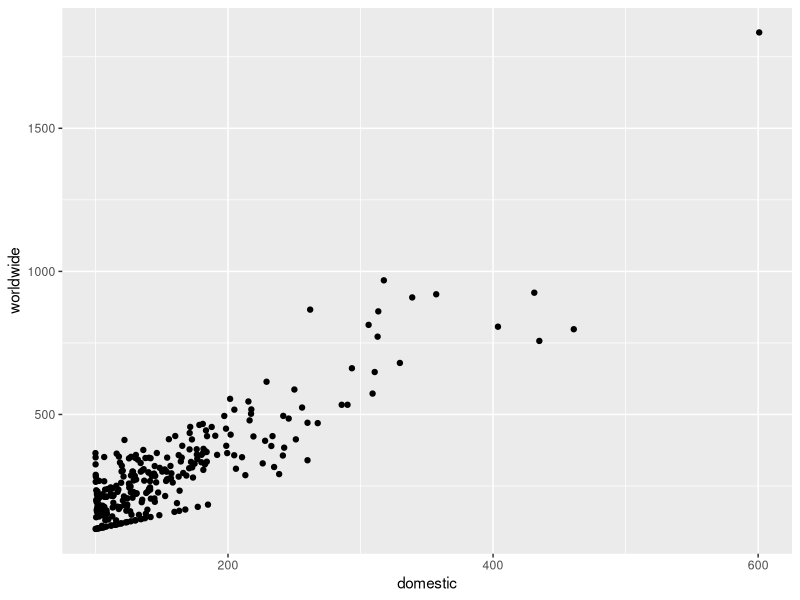
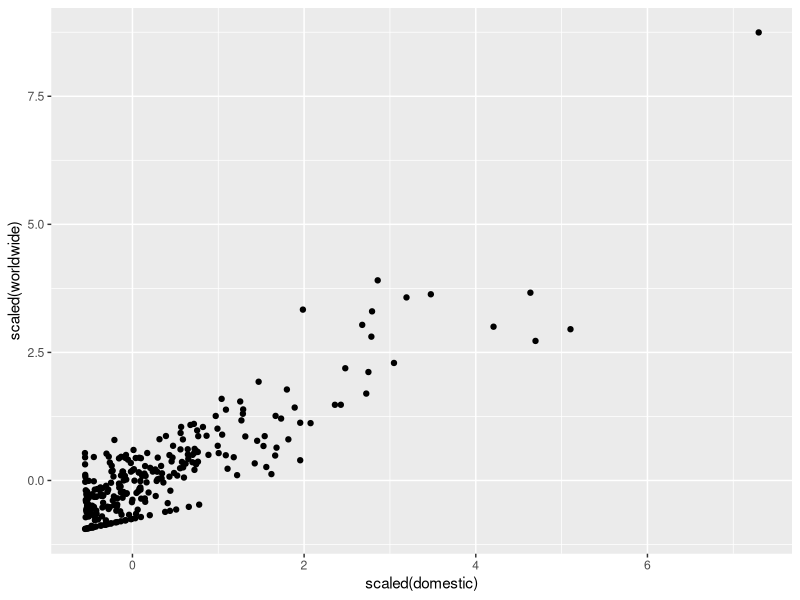
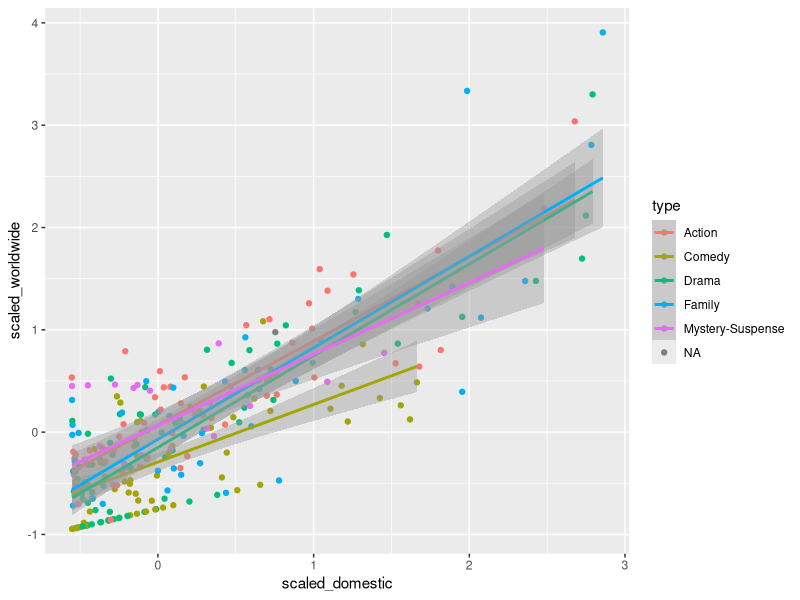
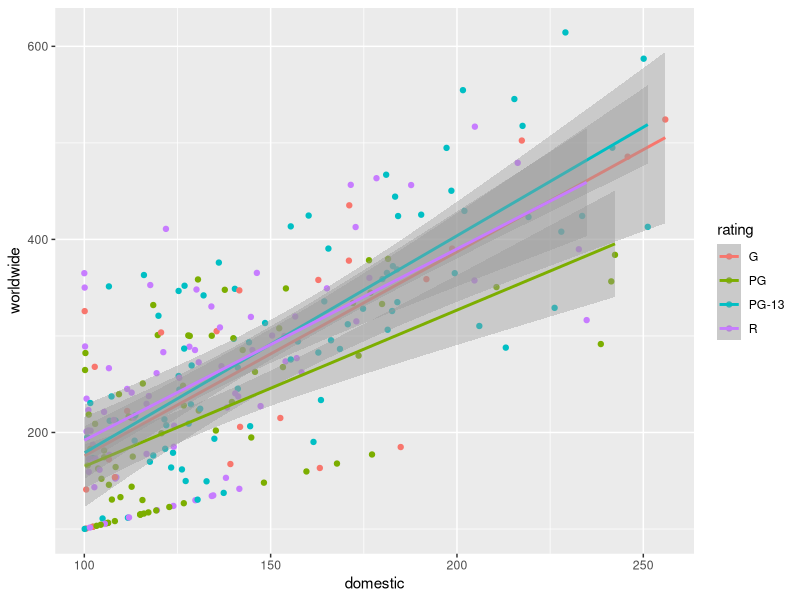

The R script that drew these images, in order:
## ---- chunk 1
knitr::opts_chunk$set(echo = TRUE,
                      message = FALSE,
                      warning = FALSE)
library(tidyverse)
movies <- readxl::read_excel("Movies.xlsx")
## ---- chunk 2
scaled <- function(x){
 (x - median(x)) / IQR(x)
}

movies %>% 
  ggplot(aes(x = domestic, y = worldwide)) +
    geom_point()

movies %>% 
  ggplot(aes(x = scaled(domestic), y = scaled(worldwide))) +
    geom_point()

movies %>%
  mutate(scaled_domestic = scaled(domestic), scaled_worldwide = scaled(worldwide)) %>% 
  filter(scaled_domestic <= 3) %>% 
  ggplot(aes(x = scaled_domestic, y = scaled_worldwide, color = type)) +
    geom_point() +
    geom_smooth(method = "lm")
## ---- chunk 3
revenue <- movies %>% 
  select(domestic, worldwide)

output <- vector("double", 2)

for(i in seq_along(revenue)){
  output[[i]] <- mean(scaled(revenue[[i]]))
}

output %>% print()

## ---- chunk 4
regular_movies <- movies %>% 
  mutate(ranking = min_rank(desc(domestic))) %>% 
  filter(ranking > 20)

regular_movies %>% 
  ggplot(aes(x = domestic, y = worldwide, color = rating)) +
    geom_point() +
    geom_smooth(method = "lm")

lm(worldwide ~ domestic, data = regular_movies) %>%
  summary()
  
lm(worldwide ~ domestic + rating, data = regular_movies) %>%
  summary()

lm(worldwide ~ domestic * rating, data = regular_movies) %>%
  summary()
